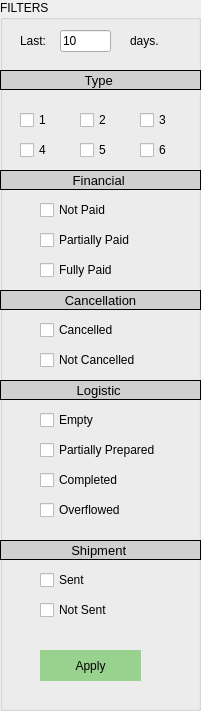
       <widget class="QGroupBox" name="invoices_sales_filters">
        <property name="geometry">
         <rect>
          <x>10</x>
          <y>10</y>
          <width>201</width>
          <height>711</height>
         </rect>
        </property>
        <property name="toolTip">
         <string/>
        </property>
        <property name="toolTipDuration">
         <number>2</number>
        </property>
        <property name="statusTip">
         <string/>
        </property>
        <property name="layoutDirection">
         <enum>Qt::LeftToRight</enum>
        </property>
        <property name="title">
         <string>FILTERS</string>
        </property>
        <property name="flat">
         <bool>false</bool>
        </property>
        <property name="checkable">
         <bool>false</bool>
        </property>
        <property name="checked">
         <bool>false</bool>
        </property>
        <widget class="QLabel" name="invoices_sales_series">
         <property name="geometry">
          <rect>
           <x>0</x>
           <y>70</y>
           <width>201</width>
           <height>20</height>
          </rect>
         </property>
         <property name="font">
          <font>
           <family>MS Shell Dlg 2</family>
           <pointsize>10</pointsize>
           <weight>50</weight>
           <italic>false</italic>
           <bold>false</bold>
          </font>
         </property>
         <property name="toolTip">
          <string>Filter Sale Invoices By Series</string>
         </property>
         <property name="statusTip">
          <string>Filter Sale Invoices By Series</string>
         </property>
         <property name="styleSheet">
          <string notr="true">background-color:rgb(208, 208, 208); </string>
         </property>
         <property name="frameShape">
          <enum>QFrame::Panel</enum>
         </property>
         <property name="frameShadow">
          <enum>QFrame::Plain</enum>
         </property>
         <property name="lineWidth">
          <number>1</number>
         </property>
         <property name="midLineWidth">
          <number>0</number>
         </property>
         <property name="text">
          <string>Type </string>
         </property>
         <property name="alignment">
          <set>Qt::AlignCenter</set>
         </property>
         <property name="wordWrap">
          <bool>false</bool>
         </property>
         <property name="openExternalLinks">
          <bool>false</bool>
         </property>
        </widget>
        <widget class="QCheckBox" name="invoices_sales_serie1">
         <property name="geometry">
          <rect>
           <x>20</x>
           <y>110</y>
           <width>34</width>
           <height>20</height>
          </rect>
         </property>
         <property name="text">
          <string>1</string>
         </property>
        </widget>
        <widget class="QCheckBox" name="invoices_sales_serie2">
         <property name="geometry">
          <rect>
           <x>80</x>
           <y>110</y>
           <width>34</width>
           <height>20</height>
          </rect>
         </property>
         <property name="text">
          <string>2</string>
         </property>
        </widget>
        <widget class="QCheckBox" name="invoices_sales_serie4">
         <property name="geometry">
          <rect>
           <x>20</x>
           <y>140</y>
           <width>34</width>
           <height>20</height>
          </rect>
         </property>
         <property name="text">
          <string>4</string>
         </property>
        </widget>
        <widget class="QCheckBox" name="invoices_sales_serie6">
         <property name="geometry">
          <rect>
           <x>140</x>
           <y>140</y>
           <width>34</width>
           <height>20</height>
          </rect>
         </property>
         <property name="text">
          <string>6</string>
         </property>
        </widget>
        <widget class="QCheckBox" name="invoices_sales_serie5">
         <property name="geometry">
          <rect>
           <x>80</x>
           <y>140</y>
           <width>34</width>
           <height>20</height>
          </rect>
         </property>
         <property name="text">
          <string>5</string>
         </property>
        </widget>
        <widget class="QCheckBox" name="invoices_sales_serie3">
         <property name="geometry">
          <rect>
           <x>140</x>
           <y>110</y>
           <width>34</width>
           <height>20</height>
          </rect>
         </property>
         <property name="text">
          <string>3</string>
         </property>
        </widget>
        <widget class="QLabel" name="invoices_sales_financial">
         <property name="geometry">
          <rect>
           <x>0</x>
           <y>170</y>
           <width>201</width>
           <height>20</height>
          </rect>
         </property>
         <property name="font">
          <font>
           <pointsize>10</pointsize>
          </font>
         </property>
         <property name="toolTip">
          <string>Filter Sale Invoices By Financial Status</string>
         </property>
         <property name="statusTip">
          <string>Filter Sale Invoices By Financial Status</string>
         </property>
         <property name="styleSheet">
          <string notr="true">background-color:rgb(208, 208, 208); </string>
         </property>
         <property name="frameShape">
          <enum>QFrame::Panel</enum>
         </property>
         <property name="frameShadow">
          <enum>QFrame::Plain</enum>
         </property>
         <property name="lineWidth">
          <number>1</number>
         </property>
         <property name="midLineWidth">
          <number>0</number>
         </property>
         <property name="text">
          <string>Financial </string>
         </property>
         <property name="alignment">
          <set>Qt::AlignCenter</set>
         </property>
         <property name="wordWrap">
          <bool>false</bool>
         </property>
         <property name="openExternalLinks">
          <bool>false</bool>
         </property>
        </widget>
        <widget class="QCheckBox" name="invoices_sales_notpaid">
         <property name="geometry">
          <rect>
           <x>40</x>
           <y>200</y>
           <width>101</width>
           <height>20</height>
          </rect>
         </property>
         <property name="text">
          <string>Not Paid</string>
         </property>
        </widget>
        <widget class="QCheckBox" name="invoices_sales_partiallypaid">
         <property name="geometry">
          <rect>
           <x>40</x>
           <y>230</y>
           <width>111</width>
           <height>20</height>
          </rect>
         </property>
         <property name="text">
          <string>Partially Paid</string>
         </property>
        </widget>
        <widget class="QCheckBox" name="invoices_sales_fullypaid">
         <property name="geometry">
          <rect>
           <x>40</x>
           <y>260</y>
           <width>101</width>
           <height>20</height>
          </rect>
         </property>
         <property name="text">
          <string>Fully Paid</string>
         </property>
        </widget>
        <widget class="QLabel" name="invoices_sales_logistic">
         <property name="geometry">
          <rect>
           <x>0</x>
           <y>380</y>
           <width>201</width>
           <height>20</height>
          </rect>
         </property>
         <property name="font">
          <font>
           <pointsize>10</pointsize>
          </font>
         </property>
         <property name="toolTip">
          <string>Filter Sale Invoices By Logistic Status</string>
         </property>
         <property name="statusTip">
          <string>Filter Sale Invoices By Logistic Status</string>
         </property>
         <property name="styleSheet">
          <string notr="true">background-color:rgb(208, 208, 208); </string>
         </property>
         <property name="frameShape">
          <enum>QFrame::Panel</enum>
         </property>
         <property name="frameShadow">
          <enum>QFrame::Plain</enum>
         </property>
         <property name="lineWidth">
          <number>1</number>
         </property>
         <property name="midLineWidth">
          <number>0</number>
         </property>
         <property name="text">
          <string>Logistic </string>
         </property>
         <property name="alignment">
          <set>Qt::AlignCenter</set>
         </property>
         <property name="wordWrap">
          <bool>false</bool>
         </property>
         <property name="openExternalLinks">
          <bool>false</bool>
         </property>
        </widget>
        <widget class="QCheckBox" name="invoices_sales_partially_processed">
         <property name="geometry">
          <rect>
           <x>40</x>
           <y>440</y>
           <width>141</width>
           <height>20</height>
          </rect>
         </property>
         <property name="text">
          <string>Partially Prepared</string>
         </property>
        </widget>
        <widget class="QCheckBox" name="invoices_sales_completed">
         <property name="geometry">
          <rect>
           <x>40</x>
           <y>470</y>
           <width>131</width>
           <height>20</height>
          </rect>
         </property>
         <property name="text">
          <string>Completed</string>
         </property>
        </widget>
        <widget class="QLabel" name="invoices_sales_shipment">
         <property name="geometry">
          <rect>
           <x>0</x>
           <y>540</y>
           <width>201</width>
           <height>20</height>
          </rect>
         </property>
         <property name="font">
          <font>
           <pointsize>10</pointsize>
          </font>
         </property>
         <property name="toolTip">
          <string>Filter Sale Invoices By Shipment Status</string>
         </property>
         <property name="statusTip">
          <string>Filter Sale Invoices By Shipment Status</string>
         </property>
         <property name="styleSheet">
          <string notr="true">background-color:rgb(208, 208, 208); </string>
         </property>
         <property name="frameShape">
          <enum>QFrame::Panel</enum>
         </property>
         <property name="frameShadow">
          <enum>QFrame::Plain</enum>
         </property>
         <property name="lineWidth">
          <number>1</number>
         </property>
         <property name="midLineWidth">
          <number>0</number>
         </property>
         <property name="text">
          <string>Shipment </string>
         </property>
         <property name="alignment">
          <set>Qt::AlignCenter</set>
         </property>
         <property name="wordWrap">
          <bool>false</bool>
         </property>
         <property name="openExternalLinks">
          <bool>false</bool>
         </property>
        </widget>
        <widget class="QCheckBox" name="invoices_sales_sent">
         <property name="geometry">
          <rect>
           <x>40</x>
           <y>570</y>
           <width>53</width>
           <height>20</height>
          </rect>
         </property>
         <property name="text">
          <string>Sent</string>
         </property>
        </widget>
        <widget class="QCheckBox" name="invoices_sales_notsent">
         <property name="geometry">
          <rect>
           <x>40</x>
           <y>600</y>
           <width>111</width>
           <height>20</height>
          </rect>
         </property>
         <property name="text">
          <string>Not Sent</string>
         </property>
        </widget>
        <widget class="QToolButton" name="invoices_sales_apply">
         <property name="geometry">
          <rect>
           <x>40</x>
           <y>650</y>
           <width>101</width>
           <height>31</height>
          </rect>
         </property>
         <property name="styleSheet">
          <string notr="true">background:rgb(153, 209, 143)</string>
         </property>
         <property name="text">
          <string>Apply</string>
         </property>
         <property name="shortcut">
          <string/>
         </property>
         <property name="autoRaise">
          <bool>true</bool>
         </property>
        </widget>
        <widget class="QCheckBox" name="invoices_sales_empty">
         <property name="geometry">
          <rect>
           <x>40</x>
           <y>410</y>
           <width>73</width>
           <height>20</height>
          </rect>
         </property>
         <property name="text">
          <string>Empty</string>
         </property>
        </widget>
        <widget class="QCheckBox" name="invoices_sales_cancelled">
         <property name="geometry">
          <rect>
           <x>40</x>
           <y>320</y>
           <width>101</width>
           <height>20</height>
          </rect>
         </property>
         <property name="text">
          <string>Cancelled</string>
         </property>
        </widget>
        <widget class="QCheckBox" name="invoices_sales_overflowed">
         <property name="geometry">
          <rect>
           <x>40</x>
           <y>500</y>
           <width>111</width>
           <height>20</height>
          </rect>
         </property>
         <property name="text">
          <string>Overflowed</string>
         </property>
        </widget>
        <widget class="QLabel" name="invoices_sales_cancellation">
         <property name="geometry">
          <rect>
           <x>0</x>
           <y>290</y>
           <width>201</width>
           <height>20</height>
          </rect>
         </property>
         <property name="font">
          <font>
           <pointsize>10</pointsize>
          </font>
         </property>
         <property name="toolTip">
          <string>Filter Sale Invoices By Financial Status</string>
         </property>
         <property name="statusTip">
          <string>Filter Sale Invoices By Financial Status</string>
         </property>
         <property name="styleSheet">
          <string notr="true">background-color:rgb(208, 208, 208); </string>
         </property>
         <property name="frameShape">
          <enum>QFrame::Panel</enum>
         </property>
         <property name="frameShadow">
          <enum>QFrame::Plain</enum>
         </property>
         <property name="lineWidth">
          <number>1</number>
         </property>
         <property name="midLineWidth">
          <number>0</number>
         </property>
         <property name="text">
          <string>Cancellation</string>
         </property>
         <property name="alignment">
          <set>Qt::AlignCenter</set>
         </property>
         <property name="wordWrap">
          <bool>false</bool>
         </property>
         <property name="openExternalLinks">
          <bool>false</bool>
         </property>
        </widget>
        <widget class="QCheckBox" name="invoices_sales_notcancelled">
         <property name="geometry">
          <rect>
           <x>40</x>
           <y>350</y>
           <width>111</width>
           <height>20</height>
          </rect>
         </property>
         <property name="text">
          <string>Not Cancelled</string>
         </property>
        </widget>
        <widget class="QLabel" name="label_10">
         <property name="geometry">
          <rect>
           <x>130</x>
           <y>33</y>
           <width>55</width>
           <height>16</height>
          </rect>
         </property>
         <property name="text">
          <string>days.</string>
         </property>
        </widget>
        <widget class="QLabel" name="label_12">
         <property name="geometry">
          <rect>
           <x>20</x>
           <y>33</y>
           <width>41</width>
           <height>16</height>
          </rect>
         </property>
         <property name="text">
          <string>Last:</string>
         </property>
        </widget>
        <widget class="QLineEdit" name="invoices_sales_last">
         <property name="geometry">
          <rect>
           <x>60</x>
           <y>30</y>
           <width>51</width>
           <height>22</height>
          </rect>
         </property>
         <property name="text">
          <string>10</string>
         </property>
        </widget>
       </widget>
